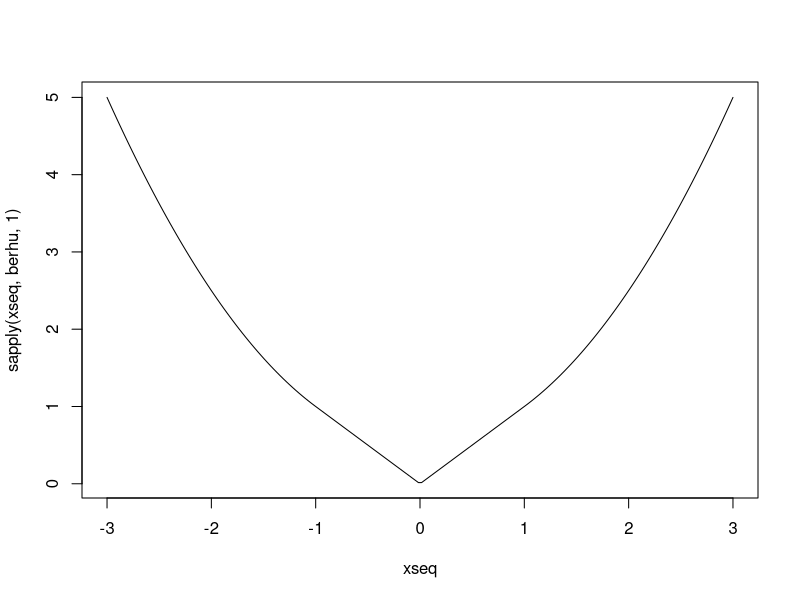

Write the R code that produced this figure.
library(readr)
# Homework 4: Functions to be debugged

# 1. Berhu penalty

berhu <- function(x, delta) {
   if(abs(x) < delta) {
       abs(x)
   } else {
       (x^2) / (2 * delta) + delta / 2
   }
}

berhu(1,1) ## should be 1
berhu(.5, 1) ## should be .5
berhu(2, 1) ## should be 2.5
xseq = seq(-3, 3, length.out = 200)
plot(sapply(xseq, berhu, 1) ~ xseq, type = 'l')
return()

# 2. Trimmed mean

trimmed_mean <- function(x, trim) {
    #Changed the (1-trim)/2 to (1-trim)
    qlo = quantile(x, probs = (1 - trim))
    qhi = quantile(x, probs = 1 - (1 - trim))

    process_element_of_array= function(element){
        if(element <= qlo && element >= qhi)
            return(element)
        return(NULL)
    }

    within_range = sapply(x,FUN=process_element_of_array)
    without_nulls = plyr::compact(within_range)
    return(mean(unlist(without_nulls)))
}
## the following two should give the same results
tm = trimmed_mean(c(-20, 1, 3, 2, 2, 5, 20, 2, 3, 4), trim = .1)
print('the trimmed mean is')
print(tm)
mean(c(-20, 1, 3, 2, 2, 5, 20, 2, 3, 4), trim = .1)
return()
## 3.

# ## 4. Gradient descent
# gradient_descent <- function(fn, deriv, start, step_size, epsilon) {
#   x = start
#   while (TRUE) {
#     #We used not to calculate the new_x correctly
#     # new_x = x + step_size * deriv(x)
#     new_x = x - step_size * deriv(x)

#     #We used not to calculate the difference correctly too
#     # if (abs(deriv(new_x)) <= epsilon) {
#     difference = abs(fn(new_x) - fn(x))
#     if (difference <= epsilon) {
#       break
#     }
#     x = new_x
#   }
#   return(x)
# }

# ## should return something close to 0
# gradient_descent(function(x) x ^ 2, function(x) 2 * x, start = 1,
#                  step_size = 0.1, epsilon = 1e-10)

# ## 5. Line search
# backtrack_desc <- function(fn, deriv, start, alpha, beta, epsilon) {
#   x = start
#   while (TRUE) {
#     step_size = backtrack(fn, deriv, x, alpha, beta)
#     # #wrong calculation of new_x
#     # new_x = fn(x) - step_size * deriv(x)
#     new_x = x - step_size * deriv(x)

#     #wrong if statement
#     # if(abs(deriv(new_x)) <= epsilon) {
#     difference = abs(fn(new_x)- fn(x))
#     if (difference <= epsilon) {
#       break
#     }
#     x = new_x
#   }
#   return(x)
# }

# backtrack <- function(fn, deriv, x, alpha, beta) {
#   t = 1
#   while (TRUE) {
#     first = fn(x - t * deriv(x))
#     second = (fn(x) - alpha * t * (deriv(x) ^ 2))
#     if (first < second) {
#       break
#     }
#     t = beta * t
#   }
#   return(t)
# }

# ## should return something close to 0
# backtrack_desc(function(x) x ^ 2, function(x) 2 * x, start = 10,
#                alpha = .03, beta = .8, epsilon = 1e-10)
# backtrack_desc(function(x) x ^ 2, function(x) 2 * x, start = 1,
#                alpha = .03, beta = .8, epsilon = 1e-10)